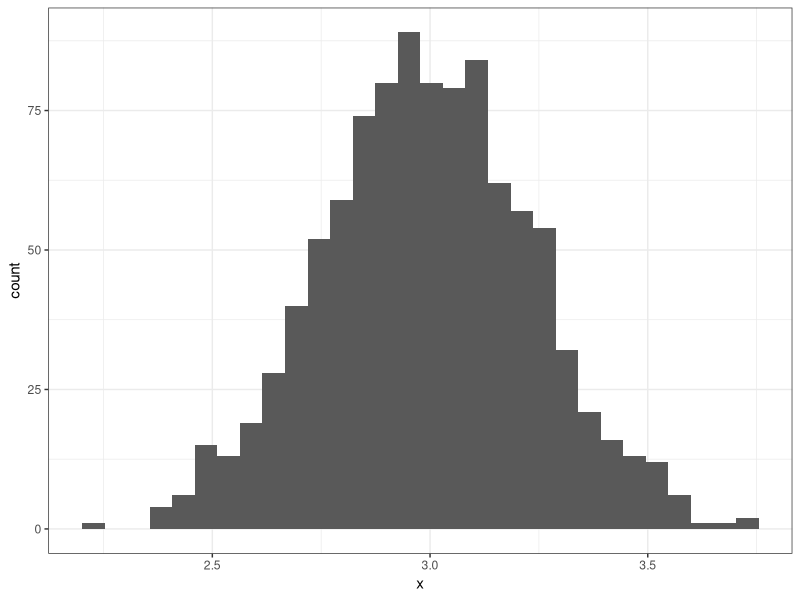
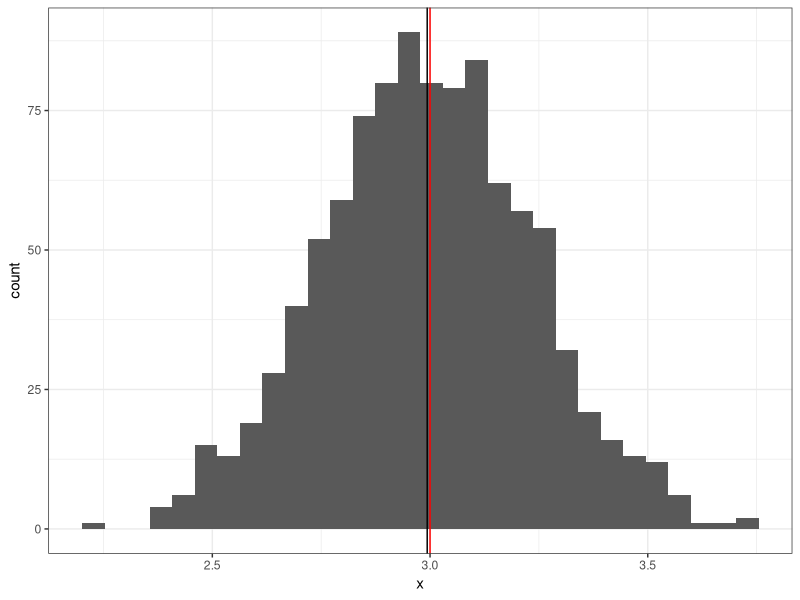
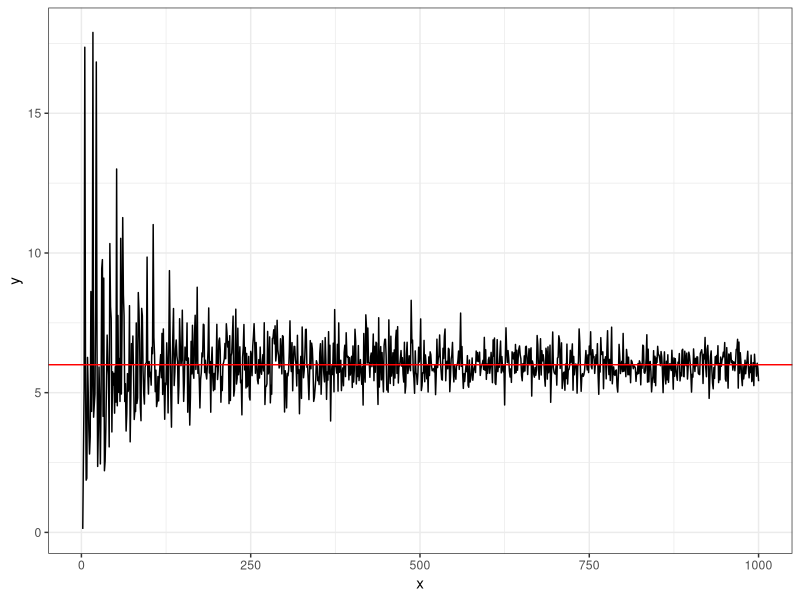
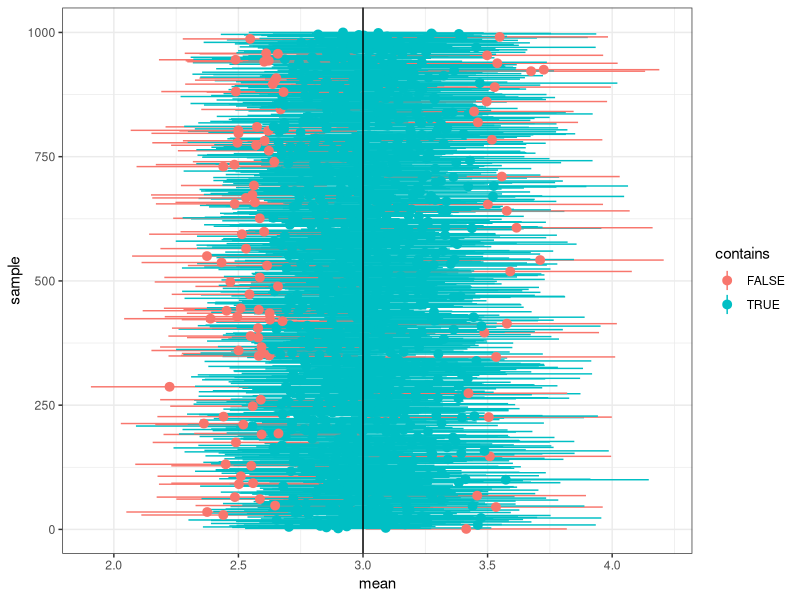
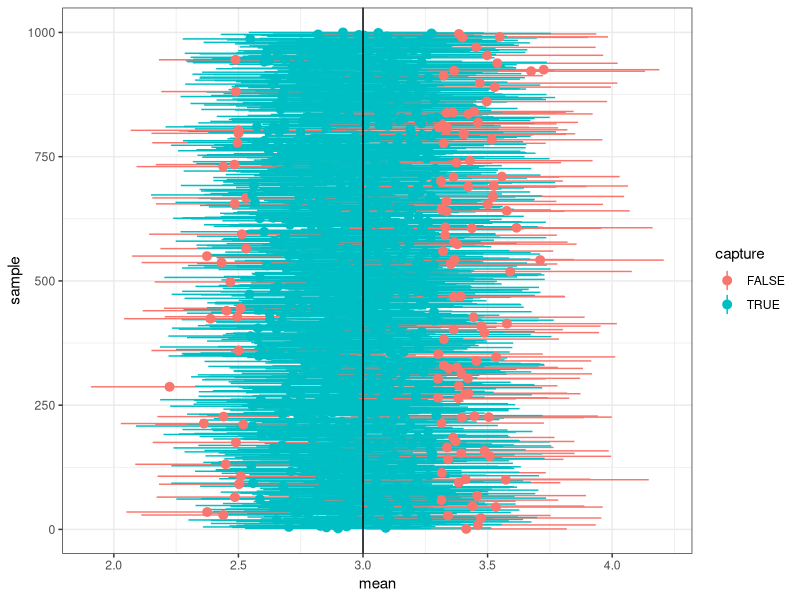
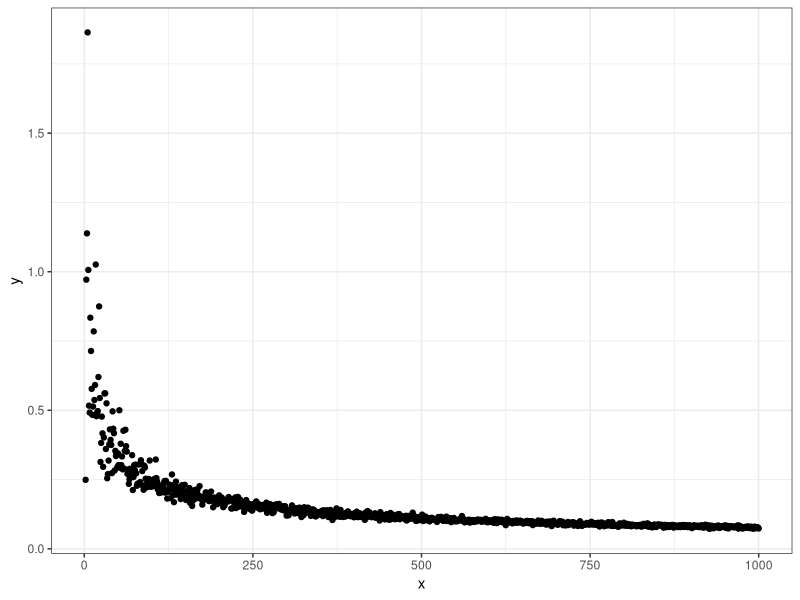
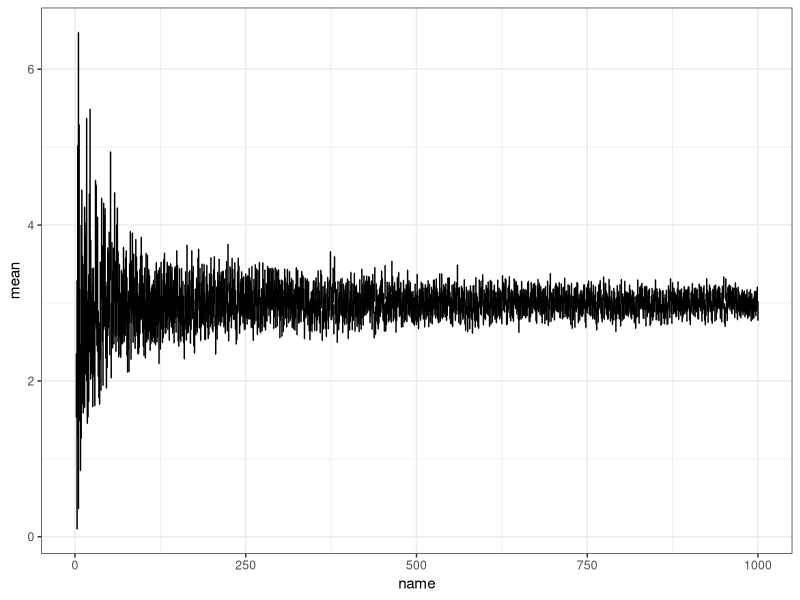
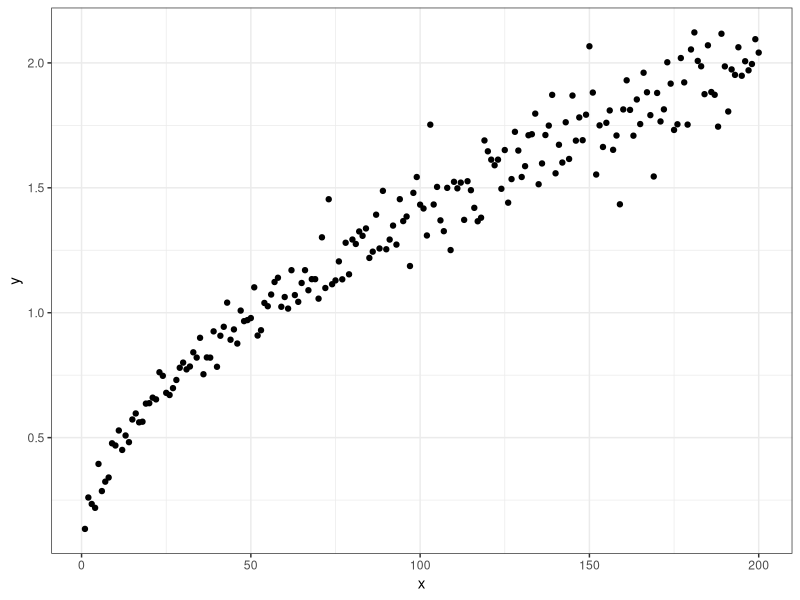

Reproduce these figures in R, in order.
# HW7 // Solutions
# A. Angelgardt

# MAIN

library(tidyverse)
theme_set(theme_bw())

# 1
set.seed(333)
sim1 <- matrix(rchisq(1000 * 100, 3), ncol = 1000)


# 2
sim1 %>% 
  apply(2, mean) %>% 
  tibble(x = .) %>% 
  ggplot(aes(x)) +
  geom_histogram()

# 3
sim1 %>% 
  apply(2, mean) %>% 
  tibble(x = .) %>% 
  ggplot(aes(x)) +
  geom_histogram() +
  geom_vline(xintercept = 3, color = "red") +
  geom_vline(aes(xintercept = mean(x)))

# 4
set.seed(555)
sim2 <- list()

for (i in 1:1000) {
  sim2[[i]] <- rchisq(i, 3)
}

# 5
sim2 %>% 
  map(var) %>% 
  unlist() %>% 
  tibble(x = 1:1000,
         y = .) %>% 
  ggplot(aes(x, y)) +
  geom_line() +
  geom_hline(yintercept = 2 * 3, color = "red")

# 6
ci <- function(x) {
  se <- sd(x) / sqrt(length(x))
  return(c(lower = mean(x) - 1.64 * se, 
           mean = mean(x), 
           upper = mean(x) + 1.64 * se))}

ci(sim1[, 1]) %>% round(2)

# 7

## a
sim1 %>% 
  apply(2, ci) %>% 
  t() %>% 
  as_tibble() %>% 
  mutate(sample = 1:1000,
         contains = ifelse(3 > lower & 3 < upper, TRUE, FALSE)) -> sim1_ci

sim1_ci %>%
  ggplot(aes(
    x = sample,
    y = mean,
    ymin = lower,
    ymax = upper,
    color = contains
  )) +
  geom_pointrange() +
  geom_hline(yintercept = 3) +
  coord_flip()

## b

sim1_ci %>% pull(contains) %>% mean()

# 8
## a
sim1_ci %>% 
  mutate(capture = ifelse(mean > lower[1000] & mean < upper[1000], TRUE, FALSE)) -> sim1_ci

sim1_ci %>%
  ggplot(aes(
    x = sample,
    y = mean,
    ymin = lower,
    ymax = upper,
    color = capture
  )) +
  geom_pointrange() +
  geom_hline(yintercept = 3) +
  coord_flip()

## b
sim1_ci %>% 
  pull(capture) %>% 
  mean()

# 9
sim2 %>% 
  map(function(x) sd(x)/sqrt(length(x))) %>% 
  unlist() %>% 
  tibble(x = 1:1000,
         y = .) %>% 
  ggplot(aes(x = x,
             y = y)) +
  geom_point()

sim2 %>% 
  map(ci) %>% 
  as_tibble(.name_repair = "minimal") %>% 
  set_names(1:1000) %>% 
  mutate(a = c("lower", "mean", "upper")) %>% 
  pivot_longer(cols = -a) %>% 
  pivot_wider(names_from = a, values_from = value) %>% 
  mutate(name = as.numeric(name)) %>% 
  ggplot(aes(x = name,
             y = mean,
             ymin = lower,
             ymax = upper)) +
  geom_errorbar()

# 10
set.seed(555)
sim3 <- list()

for (i in 1:200) {
  sim3[[i]] <- rchisq(100, i)
}


sim3 %>% 
  map(function(x) sd(x)/sqrt(length(x))) %>% 
  unlist() %>% 
  tibble(x = 1:200,
         y = .) %>% 
  ggplot(aes(x = x,
             y = y)) +
  geom_point()

sim3 %>% 
  map(ci) %>% 
  as_tibble(.name_repair = "minimal") %>% 
  set_names(1:200) %>% 
  mutate(a = c("lower", "mean", "upper")) %>% 
  pivot_longer(cols = -a) %>% 
  pivot_wider(names_from = a, values_from = value) %>% 
  mutate(name = as.numeric(name)) %>% 
  ggplot(aes(x = name,
             y = mean,
             ymin = lower,
             ymax = upper)) +
  geom_errorbar()


sim3 %>% 
  map(ci) %>% 
  as_tibble(.name_repair = "minimal") %>% 
  set_names(1:200) %>% 
  mutate(a = c("lower", "mean", "upper")) %>% 
  pivot_longer(cols = -a) %>% 
  pivot_wider(names_from = a, values_from = value) %>% 
  mutate(name = as.numeric(name),
         lower_ = lower - mean,
         upper_ = upper - mean) %>% 
  ggplot(aes(x = name,
             # y = mean,
             ymin = lower_,
             ymax = upper_)) +
  geom_errorbar()
